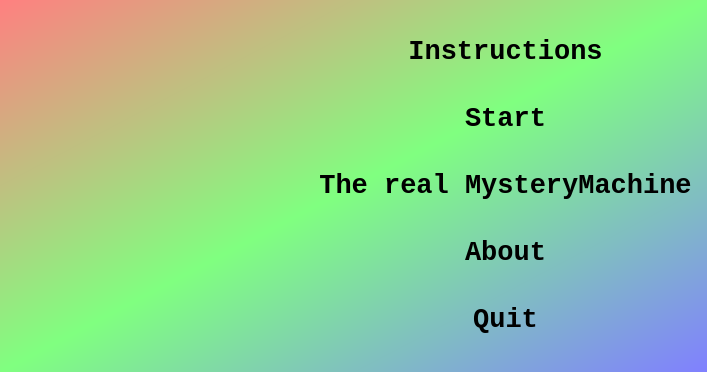
<?xml version="1.0" encoding="UTF-8"?>
<ui version="4.0">
 <class>QtSimMysteryMachineMenuDialog</class>
 <widget class="QDialog" name="QtSimMysteryMachineMenuDialog">
  <property name="geometry">
   <rect>
    <x>0</x>
    <y>0</y>
    <width>707</width>
    <height>372</height>
   </rect>
  </property>
  <property name="font">
   <font>
    <family>Courier New</family>
    <pointsize>20</pointsize>
    <weight>75</weight>
    <bold>true</bold>
   </font>
  </property>
  <property name="windowTitle">
   <string>SimMysteryMachine</string>
  </property>
  <property name="windowIcon">
   <iconset resource="SimMysteryMachine.qrc">
    <normaloff>:/images/R.png</normaloff>:/images/R.png</iconset>
  </property>
  <property name="styleSheet">
   <string notr="true">QDialog { 
background-color: qlineargradient(x1: 0, y1: 0, x2: 1, y2: 1, stop: 0  #ff8080, stop: 0.5 #80ff80, stop: 1 #8080ff);
}
QDialog { 
selection-color: black;
selection-background-color: white
}

QPushButton { font: 48px, &quot;Verdana&quot; }
QPushButton{ 
selection-color: black;
selection-background-color: white
}
</string>
  </property>
  <layout class="QGridLayout" name="gridLayout">
   <item row="0" column="0">
    <widget class="ribi::QtLedWidget" name="led_1" native="true"/>
   </item>
   <item row="0" column="1">
    <widget class="QPushButton" name="button_instructions">
     <property name="text">
      <string>Instructions</string>
     </property>
     <property name="flat">
      <bool>true</bool>
     </property>
    </widget>
   </item>
   <item row="1" column="0">
    <widget class="ribi::QtLedWidget" name="led_2" native="true"/>
   </item>
   <item row="1" column="1">
    <widget class="QPushButton" name="button_start">
     <property name="text">
      <string>Start</string>
     </property>
     <property name="flat">
      <bool>true</bool>
     </property>
    </widget>
   </item>
   <item row="2" column="0">
    <widget class="ribi::QtLedWidget" name="led_3" native="true"/>
   </item>
   <item row="2" column="1">
    <widget class="QPushButton" name="button_real">
     <property name="text">
      <string>The real MysteryMachine</string>
     </property>
     <property name="flat">
      <bool>true</bool>
     </property>
    </widget>
   </item>
   <item row="3" column="0">
    <widget class="ribi::QtLedWidget" name="led_4" native="true"/>
   </item>
   <item row="3" column="1">
    <widget class="QPushButton" name="button_about">
     <property name="text">
      <string>About</string>
     </property>
     <property name="flat">
      <bool>true</bool>
     </property>
    </widget>
   </item>
   <item row="4" column="0">
    <widget class="ribi::QtLedWidget" name="led_5" native="true">
     <property name="minimumSize">
      <size>
       <width>32</width>
       <height>32</height>
      </size>
     </property>
    </widget>
   </item>
   <item row="4" column="1">
    <widget class="QPushButton" name="button_quit">
     <property name="text">
      <string>Quit</string>
     </property>
     <property name="flat">
      <bool>true</bool>
     </property>
    </widget>
   </item>
  </layout>
 </widget>
 <layoutdefault spacing="6" margin="11"/>
 <customwidgets>
  <customwidget>
   <class>ribi::QtLedWidget</class>
   <extends>QWidget</extends>
   <header>qtledwidget.h</header>
   <container>1</container>
  </customwidget>
 </customwidgets>
 <tabstops>
  <tabstop>button_instructions</tabstop>
  <tabstop>button_start</tabstop>
  <tabstop>button_real</tabstop>
  <tabstop>button_about</tabstop>
  <tabstop>button_quit</tabstop>
 </tabstops>
 <resources>
  <include location="SimMysteryMachine.qrc"/>
 </resources>
 <connections/>
</ui>
